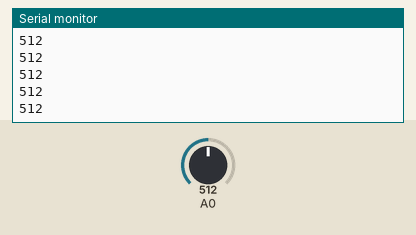
Recording of a sketch running on a simulated Arduino Uno, built with avr-gcc and run on an emulated ATmega328P. Shown: the last lines printed to the serial monitor. The test bench sets the inputs (shaded band); at power-on: A0 = 512.

Above: at 1.2 s.
1.3 s: A0 set to 716
At 1.56 s:
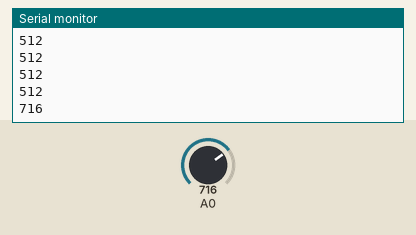
2.8 s: A0 set to 900
At 2.96 s:
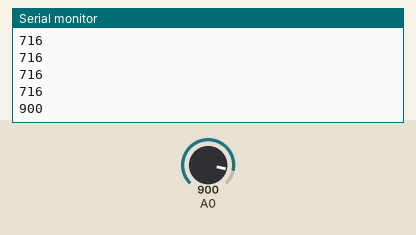
Timing chart, 0 to 5.8 s (numbered marks = the images above; inputs shaded):
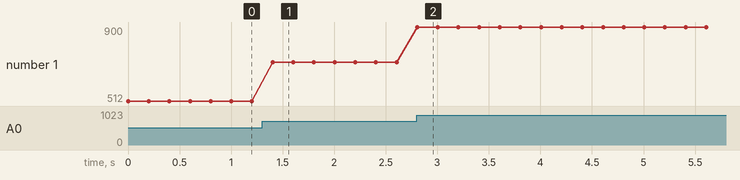

The sketch:

01_fotorezystor.ino
```cpp
void setup() {
  Serial.begin(9600);
}

void loop() {
  int wartosc = analogRead(A0);
  Serial.println(wartosc);
  delay(200);
}
```

Measured:
- after the input at 1.3 s, the serial monitor: prints a new line after 0.10 s (image 1)
- after the input at 2.8 s, the serial monitor: prints a new line at once (image 2)
- plotted number 1: 512 → 716 after the input at 1.3 s, 716 → 900 after the input at 2.8 s
